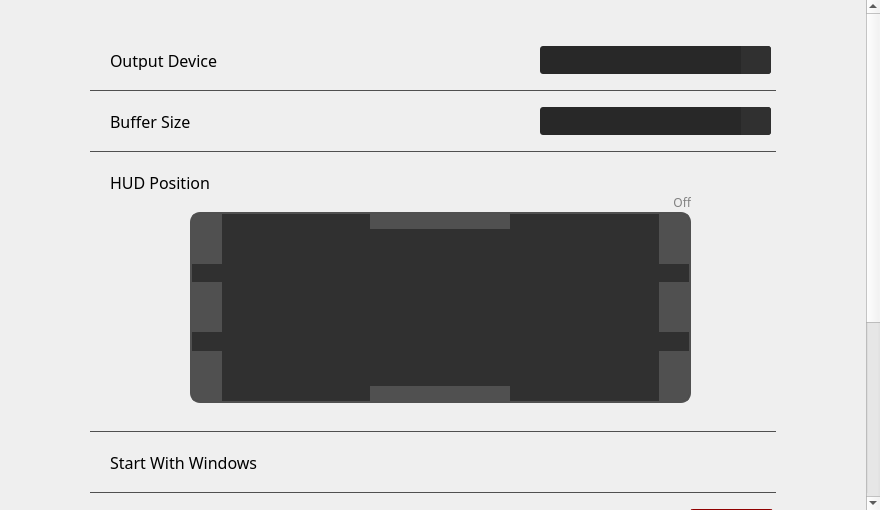
<?xml version="1.0" encoding="UTF-8"?>
<ui version="4.0">
 <class>SettingsMenu</class>
 <widget class="QWidget" name="SettingsMenu">
  <property name="geometry">
   <rect>
    <x>0</x>
    <y>0</y>
    <width>880</width>
    <height>510</height>
   </rect>
  </property>
  <property name="windowTitle">
   <string>Form</string>
  </property>
  <property name="styleSheet">
   <string notr="true">QComboBox {
	background-color: #282828;
	border: 0px;
	border-radius: 3px;
	padding: 2px 33px 2px 5px;
}

QComboBox:editable {
	background: #101010;
}

QComboBox::drop-down {
	subcontrol-origin: padding;
    subcontrol-position: top right;
    width: 30px;
	background-color: #303030;
    border-top-right-radius: 3px; /* same radius as the QComboBox */
    border-bottom-right-radius: 3px;
}

QComboBox::drop-down:hover {
	background-color: #383838;
}

QComboBox::down-arrow {
	image: url(&quot;:/rc/common/down_arrow_on.png&quot;);
	top: 2px;
	width: 16px;
	height: 16px;
}

QComboBox QAbstractItemView {
	border: 0px;
	border-top: 1px solid #282828;
	background-color: #282828;
	selection-background-color: #383838;
}
</string>
  </property>
  <widget class="QScrollArea" name="scrollArea">
   <property name="geometry">
    <rect>
     <x>0</x>
     <y>0</y>
     <width>880</width>
     <height>510</height>
    </rect>
   </property>
   <property name="font">
    <font>
     <family>Cascadia Code</family>
    </font>
   </property>
   <property name="styleSheet">
    <string notr="true">QScrollArea { border: 0px;}

QScrollBar {
border: 0px;
background: #282828;
width: 4px;
}

QScrollBar::handle:vertical{
border: 1px solid #404040;
background: #404040;
border-radius: 2px;
}

QScrollBar::sub-page:vertical, QScrollBar::add-page:vertical { background: none; }

QScrollBar::sub-line:vertical, QScrollBar::add-line:vertical { background: none; }

QScrollBar::up-arrow:vertical, QScrollBar::down-arrow:vertical { 
width: 0px; 
height: 0px;
border: 0px;
background: transparent;
}</string>
   </property>
   <property name="horizontalScrollBarPolicy">
    <enum>Qt::ScrollBarAlwaysOff</enum>
   </property>
   <property name="sizeAdjustPolicy">
    <enum>QAbstractScrollArea::AdjustToContents</enum>
   </property>
   <property name="widgetResizable">
    <bool>true</bool>
   </property>
   <widget class="QWidget" name="scrollAreaWidgetContents">
    <property name="geometry">
     <rect>
      <x>0</x>
      <y>0</y>
      <width>876</width>
      <height>796</height>
     </rect>
    </property>
    <property name="sizePolicy">
     <sizepolicy hsizetype="Preferred" vsizetype="Fixed">
      <horstretch>0</horstretch>
      <verstretch>0</verstretch>
     </sizepolicy>
    </property>
    <layout class="QVBoxLayout" name="verticalLayout">
     <property name="spacing">
      <number>0</number>
     </property>
     <property name="leftMargin">
      <number>90</number>
     </property>
     <property name="topMargin">
      <number>30</number>
     </property>
     <property name="rightMargin">
      <number>90</number>
     </property>
     <property name="bottomMargin">
      <number>80</number>
     </property>
     <item>
      <widget class="QGroupBox" name="deviceBox">
       <property name="sizePolicy">
        <sizepolicy hsizetype="Preferred" vsizetype="Fixed">
         <horstretch>0</horstretch>
         <verstretch>0</verstretch>
        </sizepolicy>
       </property>
       <property name="minimumSize">
        <size>
         <width>0</width>
         <height>61</height>
        </size>
       </property>
       <property name="styleSheet">
        <string notr="true">QGroupBox { border: 0px; border-bottom: 1px solid #505050;}</string>
       </property>
       <property name="title">
        <string/>
       </property>
       <widget class="QComboBox" name="devices">
        <property name="geometry">
         <rect>
          <x>450</x>
          <y>16</y>
          <width>231</width>
          <height>28</height>
         </rect>
        </property>
        <property name="styleSheet">
         <string notr="true">color: #FFFFFF;</string>
        </property>
       </widget>
       <widget class="QLabel" name="label">
        <property name="geometry">
         <rect>
          <x>20</x>
          <y>20</y>
          <width>191</width>
          <height>20</height>
         </rect>
        </property>
        <property name="font">
         <font>
          <family>Cascadia Code</family>
          <pointsize>12</pointsize>
         </font>
        </property>
        <property name="toolTip">
         <string>&lt;html&gt;&lt;head/&gt;&lt;body&gt;&lt;p&gt;Set this to your headphones/audio interface. To separate the audio you hear from the audio your recording software hears, see the wiki&lt;/p&gt;&lt;/body&gt;&lt;/html&gt;</string>
        </property>
        <property name="styleSheet">
         <string notr="true"/>
        </property>
        <property name="text">
         <string>Output Device</string>
        </property>
       </widget>
      </widget>
     </item>
     <item>
      <widget class="QGroupBox" name="bufferSizeBox">
       <property name="sizePolicy">
        <sizepolicy hsizetype="Preferred" vsizetype="Fixed">
         <horstretch>0</horstretch>
         <verstretch>0</verstretch>
        </sizepolicy>
       </property>
       <property name="minimumSize">
        <size>
         <width>0</width>
         <height>61</height>
        </size>
       </property>
       <property name="styleSheet">
        <string notr="true">QGroupBox { border: 0px; border-bottom: 1px solid #505050;}</string>
       </property>
       <property name="title">
        <string/>
       </property>
       <widget class="QComboBox" name="bufferSizes">
        <property name="geometry">
         <rect>
          <x>450</x>
          <y>16</y>
          <width>231</width>
          <height>28</height>
         </rect>
        </property>
        <property name="styleSheet">
         <string notr="true">color: #FFFFFF;</string>
        </property>
       </widget>
       <widget class="QLabel" name="label_12">
        <property name="geometry">
         <rect>
          <x>20</x>
          <y>20</y>
          <width>191</width>
          <height>20</height>
         </rect>
        </property>
        <property name="font">
         <font>
          <family>Cascadia Code</family>
          <pointsize>12</pointsize>
         </font>
        </property>
        <property name="toolTip">
         <string>&lt;html&gt;&lt;head/&gt;&lt;body&gt;&lt;p&gt;Set this to your headphones/audio interface. To separate the audio you hear from the audio your recording software hears, see the wiki&lt;/p&gt;&lt;/body&gt;&lt;/html&gt;</string>
        </property>
        <property name="styleSheet">
         <string notr="true"/>
        </property>
        <property name="text">
         <string>Buffer Size</string>
        </property>
       </widget>
      </widget>
     </item>
     <item>
      <widget class="QGroupBox" name="hudBox">
       <property name="sizePolicy">
        <sizepolicy hsizetype="Preferred" vsizetype="Fixed">
         <horstretch>0</horstretch>
         <verstretch>0</verstretch>
        </sizepolicy>
       </property>
       <property name="minimumSize">
        <size>
         <width>0</width>
         <height>280</height>
        </size>
       </property>
       <property name="styleSheet">
        <string notr="true">QGroupBox {border:0px; border-bottom: 1px solid #505050;}</string>
       </property>
       <property name="title">
        <string/>
       </property>
       <widget class="QLabel" name="hudPositionLabel">
        <property name="geometry">
         <rect>
          <x>490</x>
          <y>40</y>
          <width>111</width>
          <height>20</height>
         </rect>
        </property>
        <property name="font">
         <font>
          <family>Cascadia Code</family>
          <pointsize>9</pointsize>
         </font>
        </property>
        <property name="layoutDirection">
         <enum>Qt::LeftToRight</enum>
        </property>
        <property name="styleSheet">
         <string notr="true">color: #808080;</string>
        </property>
        <property name="text">
         <string>Off</string>
        </property>
        <property name="alignment">
         <set>Qt::AlignRight|Qt::AlignTrailing|Qt::AlignVCenter</set>
        </property>
       </widget>
       <widget class="QWidget" name="widget_2" native="true">
        <property name="geometry">
         <rect>
          <x>100</x>
          <y>60</y>
          <width>501</width>
          <height>191</height>
         </rect>
        </property>
        <property name="styleSheet">
         <string notr="true">QWidget { background: #303030; border: 2px solid #505050; border-radius: 10px;}</string>
        </property>
        <widget class="QCheckBox" name="topLeft">
         <property name="geometry">
          <rect>
           <x>2</x>
           <y>2</y>
           <width>30</width>
           <height>50</height>
          </rect>
         </property>
         <property name="styleSheet">
          <string notr="true">QCheckBox {border: 0px; }
QCheckBox::indicator { width: 30px; height: 50px; border-top-left-radius: 7px; }
QCheckBox::indicator:checked { background: #909090; }
QCheckBox::indicator:unchecked { background: #505050; }
QCheckBox::indicator:hover { background: #B0B0B0; }</string>
         </property>
         <property name="text">
          <string/>
         </property>
        </widget>
        <widget class="QCheckBox" name="bottomLeft">
         <property name="geometry">
          <rect>
           <x>2</x>
           <y>139</y>
           <width>30</width>
           <height>50</height>
          </rect>
         </property>
         <property name="styleSheet">
          <string notr="true">QCheckBox {border: 0px; }
QCheckBox::indicator { width: 30px; height: 50px; border-bottom-left-radius: 7px; }
QCheckBox::indicator:checked { background: #909090; }
QCheckBox::indicator:unchecked { background: #505050; }
QCheckBox::indicator:hover { background: #B0B0B0; }</string>
         </property>
         <property name="text">
          <string/>
         </property>
        </widget>
        <widget class="QCheckBox" name="bottomRight">
         <property name="geometry">
          <rect>
           <x>469</x>
           <y>139</y>
           <width>30</width>
           <height>50</height>
          </rect>
         </property>
         <property name="styleSheet">
          <string notr="true">QCheckBox {border: 0px; }
QCheckBox::indicator { width: 30px; height: 50px; border-bottom-right-radius: 7px; }
QCheckBox::indicator:checked { background: #909090; }
QCheckBox::indicator:unchecked { background: #505050; }
QCheckBox::indicator:hover { background: #B0B0B0; }</string>
         </property>
         <property name="text">
          <string/>
         </property>
        </widget>
        <widget class="QCheckBox" name="topRight">
         <property name="geometry">
          <rect>
           <x>469</x>
           <y>2</y>
           <width>30</width>
           <height>50</height>
          </rect>
         </property>
         <property name="styleSheet">
          <string notr="true">QCheckBox {border: 0px; }
QCheckBox::indicator { width: 30px; height: 50px; border-top-right-radius: 7px; }
QCheckBox::indicator:checked { background: #909090; }
QCheckBox::indicator:unchecked { background: #505050; }
QCheckBox::indicator:hover { background: #B0B0B0; }</string>
         </property>
         <property name="text">
          <string/>
         </property>
        </widget>
        <widget class="QCheckBox" name="left">
         <property name="geometry">
          <rect>
           <x>2</x>
           <y>70</y>
           <width>30</width>
           <height>50</height>
          </rect>
         </property>
         <property name="styleSheet">
          <string notr="true">QCheckBox {border: 0px; }
QCheckBox::indicator { width: 30px; height: 50px; }
QCheckBox::indicator:checked { background: #909090; }
QCheckBox::indicator:unchecked { background: #505050; }
QCheckBox::indicator:hover { background: #B0B0B0; }</string>
         </property>
         <property name="text">
          <string/>
         </property>
        </widget>
        <widget class="QCheckBox" name="right">
         <property name="geometry">
          <rect>
           <x>469</x>
           <y>70</y>
           <width>30</width>
           <height>50</height>
          </rect>
         </property>
         <property name="styleSheet">
          <string notr="true">QCheckBox {border: 0px; }
QCheckBox::indicator { width: 30px; height: 50px; }
QCheckBox::indicator:checked { background: #909090; }
QCheckBox::indicator:unchecked { background: #505050; }
QCheckBox::indicator:hover { background: #B0B0B0; }</string>
         </property>
         <property name="text">
          <string/>
         </property>
        </widget>
        <widget class="QCheckBox" name="top">
         <property name="geometry">
          <rect>
           <x>180</x>
           <y>2</y>
           <width>140</width>
           <height>15</height>
          </rect>
         </property>
         <property name="styleSheet">
          <string notr="true">QCheckBox {border: 0px; }
QCheckBox::indicator { width: 140px; height: 15px; }
QCheckBox::indicator:checked { background: #909090; }
QCheckBox::indicator:unchecked { background: #505050; }
QCheckBox::indicator:hover { background: #B0B0B0; }</string>
         </property>
         <property name="text">
          <string/>
         </property>
        </widget>
        <widget class="QCheckBox" name="bottom">
         <property name="geometry">
          <rect>
           <x>180</x>
           <y>174</y>
           <width>140</width>
           <height>15</height>
          </rect>
         </property>
         <property name="styleSheet">
          <string notr="true">QCheckBox {border: 0px; }
QCheckBox::indicator { width: 140px; height: 15px; }
QCheckBox::indicator:checked { background: #909090; }
QCheckBox::indicator:unchecked { background: #505050; }
QCheckBox::indicator:hover { background: #B0B0B0; }</string>
         </property>
         <property name="text">
          <string/>
         </property>
        </widget>
       </widget>
       <widget class="QLabel" name="label_2">
        <property name="geometry">
         <rect>
          <x>20</x>
          <y>20</y>
          <width>161</width>
          <height>20</height>
         </rect>
        </property>
        <property name="font">
         <font>
          <family>Cascadia Code</family>
          <pointsize>12</pointsize>
         </font>
        </property>
        <property name="toolTip">
         <string>&lt;html&gt;&lt;head/&gt;&lt;body&gt;&lt;p&gt;Change where Voice FX indicators appear on your screen&lt;/p&gt;&lt;/body&gt;&lt;/html&gt;</string>
        </property>
        <property name="styleSheet">
         <string notr="true"/>
        </property>
        <property name="text">
         <string>HUD Position</string>
        </property>
       </widget>
      </widget>
     </item>
     <item>
      <widget class="QGroupBox" name="autostartBox">
       <property name="sizePolicy">
        <sizepolicy hsizetype="Preferred" vsizetype="Fixed">
         <horstretch>0</horstretch>
         <verstretch>0</verstretch>
        </sizepolicy>
       </property>
       <property name="minimumSize">
        <size>
         <width>0</width>
         <height>61</height>
        </size>
       </property>
       <property name="styleSheet">
        <string notr="true">QGroupBox { border: 0px; border-bottom: 1px solid #505050;}</string>
       </property>
       <property name="title">
        <string/>
       </property>
       <widget class="QLabel" name="label_3">
        <property name="geometry">
         <rect>
          <x>20</x>
          <y>20</y>
          <width>231</width>
          <height>20</height>
         </rect>
        </property>
        <property name="font">
         <font>
          <family>Cascadia Code</family>
          <pointsize>12</pointsize>
         </font>
        </property>
        <property name="toolTip">
         <string>&lt;html&gt;&lt;head/&gt;&lt;body&gt;&lt;p&gt;&lt;span style=&quot; font-size:9pt;&quot;&gt;Toggle whether ReVox starts with Windows&lt;/span&gt;&lt;/p&gt;&lt;/body&gt;&lt;/html&gt;</string>
        </property>
        <property name="styleSheet">
         <string notr="true"/>
        </property>
        <property name="text">
         <string>Start With Windows</string>
        </property>
       </widget>
      </widget>
     </item>
     <item>
      <widget class="QGroupBox" name="resetBox">
       <property name="sizePolicy">
        <sizepolicy hsizetype="Preferred" vsizetype="Fixed">
         <horstretch>0</horstretch>
         <verstretch>0</verstretch>
        </sizepolicy>
       </property>
       <property name="minimumSize">
        <size>
         <width>0</width>
         <height>61</height>
        </size>
       </property>
       <property name="styleSheet">
        <string notr="true">QGroupBox { border: 0px; border-bottom: 1px solid #505050;}</string>
       </property>
       <property name="title">
        <string/>
       </property>
       <widget class="QLabel" name="label_5">
        <property name="geometry">
         <rect>
          <x>20</x>
          <y>20</y>
          <width>71</width>
          <height>20</height>
         </rect>
        </property>
        <property name="font">
         <font>
          <family>Cascadia Code</family>
          <pointsize>12</pointsize>
         </font>
        </property>
        <property name="toolTip">
         <string>&lt;html&gt;&lt;head/&gt;&lt;body&gt;&lt;p&gt;&lt;span style=&quot; font-size:9pt;&quot;&gt;Reset the ReVox audio. Use this to troubleshoot audio issues&lt;/span&gt;&lt;/p&gt;&lt;/body&gt;&lt;/html&gt;</string>
        </property>
        <property name="styleSheet">
         <string notr="true"/>
        </property>
        <property name="text">
         <string>Reset</string>
        </property>
       </widget>
       <widget class="QPushButton" name="reset">
        <property name="geometry">
         <rect>
          <x>600</x>
          <y>16</y>
          <width>83</width>
          <height>29</height>
         </rect>
        </property>
        <property name="font">
         <font>
          <family>Cascadia Code</family>
          <bold>true</bold>
         </font>
        </property>
        <property name="styleSheet">
         <string notr="true">QPushButton { background-color: #700000; border: 2px solid #900000; color: #AAAAAA; border-radius: 3px;}

QPushButton:hover {
background-color: #800000;
border-color: #A00000;
color: #BBBBBB;
}

QPushButton:pressed {
background-color: #780000;
border-color: #980000;
color: #B0B0B0;
}</string>
        </property>
        <property name="text">
         <string>RESET</string>
        </property>
       </widget>
      </widget>
     </item>
     <item>
      <widget class="QGroupBox" name="updateBox">
       <property name="sizePolicy">
        <sizepolicy hsizetype="Preferred" vsizetype="Fixed">
         <horstretch>0</horstretch>
         <verstretch>0</verstretch>
        </sizepolicy>
       </property>
       <property name="minimumSize">
        <size>
         <width>0</width>
         <height>101</height>
        </size>
       </property>
       <property name="styleSheet">
        <string notr="true">QGroupBox { border: 0px; border-bottom: 0px solid #505050;}</string>
       </property>
       <property name="title">
        <string/>
       </property>
       <widget class="QLabel" name="label_13">
        <property name="geometry">
         <rect>
          <x>20</x>
          <y>20</y>
          <width>231</width>
          <height>20</height>
         </rect>
        </property>
        <property name="font">
         <font>
          <family>Cascadia Code</family>
          <pointsize>12</pointsize>
         </font>
        </property>
        <property name="toolTip">
         <string>&lt;html&gt;&lt;head/&gt;&lt;body&gt;&lt;p&gt;&lt;br/&gt;&lt;/p&gt;&lt;/body&gt;&lt;/html&gt;</string>
        </property>
        <property name="styleSheet">
         <string notr="true"/>
        </property>
        <property name="text">
         <string>Check for Updates</string>
        </property>
       </widget>
       <widget class="QPushButton" name="update">
        <property name="geometry">
         <rect>
          <x>600</x>
          <y>16</y>
          <width>83</width>
          <height>29</height>
         </rect>
        </property>
        <property name="font">
         <font>
          <family>Cascadia Code</family>
          <bold>true</bold>
         </font>
        </property>
        <property name="styleSheet">
         <string notr="true">QPushButton { background-color: #007070; border: 2px solid #009090; color: #E0E0E0; border-radius: 3px;}

QPushButton:hover {
background-color: #008080;
border-color: #00A0A0;
color: #FFFFFF;
}

QPushButton:pressed {
background-color: #007878;
border-color: #009898;
color: #F0F0F0;
}</string>
        </property>
        <property name="text">
         <string>CHECK</string>
        </property>
       </widget>
       <widget class="QLabel" name="label_14">
        <property name="geometry">
         <rect>
          <x>20</x>
          <y>55</y>
          <width>291</width>
          <height>20</height>
         </rect>
        </property>
        <property name="font">
         <font>
          <family>Cascadia Code</family>
          <pointsize>9</pointsize>
         </font>
        </property>
        <property name="toolTip">
         <string>&lt;html&gt;&lt;head/&gt;&lt;body&gt;&lt;p&gt;&lt;br/&gt;&lt;/p&gt;&lt;/body&gt;&lt;/html&gt;</string>
        </property>
        <property name="styleSheet">
         <string notr="true">color: #606060;</string>
        </property>
        <property name="text">
         <string>Automatically Check at Startup</string>
        </property>
       </widget>
      </widget>
     </item>
     <item>
      <widget class="QGroupBox" name="restartTutorialBox">
       <property name="sizePolicy">
        <sizepolicy hsizetype="Preferred" vsizetype="Fixed">
         <horstretch>0</horstretch>
         <verstretch>0</verstretch>
        </sizepolicy>
       </property>
       <property name="minimumSize">
        <size>
         <width>0</width>
         <height>61</height>
        </size>
       </property>
       <property name="styleSheet">
        <string notr="true">QGroupBox { border: 0px; border-top: 1px solid #505050;}</string>
       </property>
       <property name="title">
        <string/>
       </property>
       <widget class="QLabel" name="label_6">
        <property name="geometry">
         <rect>
          <x>20</x>
          <y>20</y>
          <width>191</width>
          <height>20</height>
         </rect>
        </property>
        <property name="font">
         <font>
          <family>Cascadia Code</family>
          <pointsize>12</pointsize>
         </font>
        </property>
        <property name="toolTip">
         <string>&lt;html&gt;&lt;head/&gt;&lt;body&gt;&lt;p&gt;&lt;span style=&quot; font-size:9pt;&quot;&gt;Reset the ReVox audio. Use this to troubleshoot audio issues&lt;/span&gt;&lt;/p&gt;&lt;/body&gt;&lt;/html&gt;</string>
        </property>
        <property name="styleSheet">
         <string notr="true"/>
        </property>
        <property name="text">
         <string>Restart Tutorial</string>
        </property>
       </widget>
       <widget class="QPushButton" name="restartTutorial">
        <property name="geometry">
         <rect>
          <x>600</x>
          <y>16</y>
          <width>83</width>
          <height>29</height>
         </rect>
        </property>
        <property name="font">
         <font>
          <family>Cascadia Code</family>
          <bold>true</bold>
         </font>
        </property>
        <property name="styleSheet">
         <string notr="true">QPushButton { background-color: #007070; border: 2px solid #009090; color: #E0E0E0; border-radius: 3px;}

QPushButton:hover {
background-color: #008080;
border-color: #00A0A0;
color: #FFFFFF;
}

QPushButton:pressed {
background-color: #007878;
border-color: #009898;
color: #F0F0F0;
}</string>
        </property>
        <property name="text">
         <string>RESTART</string>
        </property>
       </widget>
      </widget>
     </item>
    </layout>
   </widget>
  </widget>
 </widget>
 <resources/>
 <connections/>
</ui>
